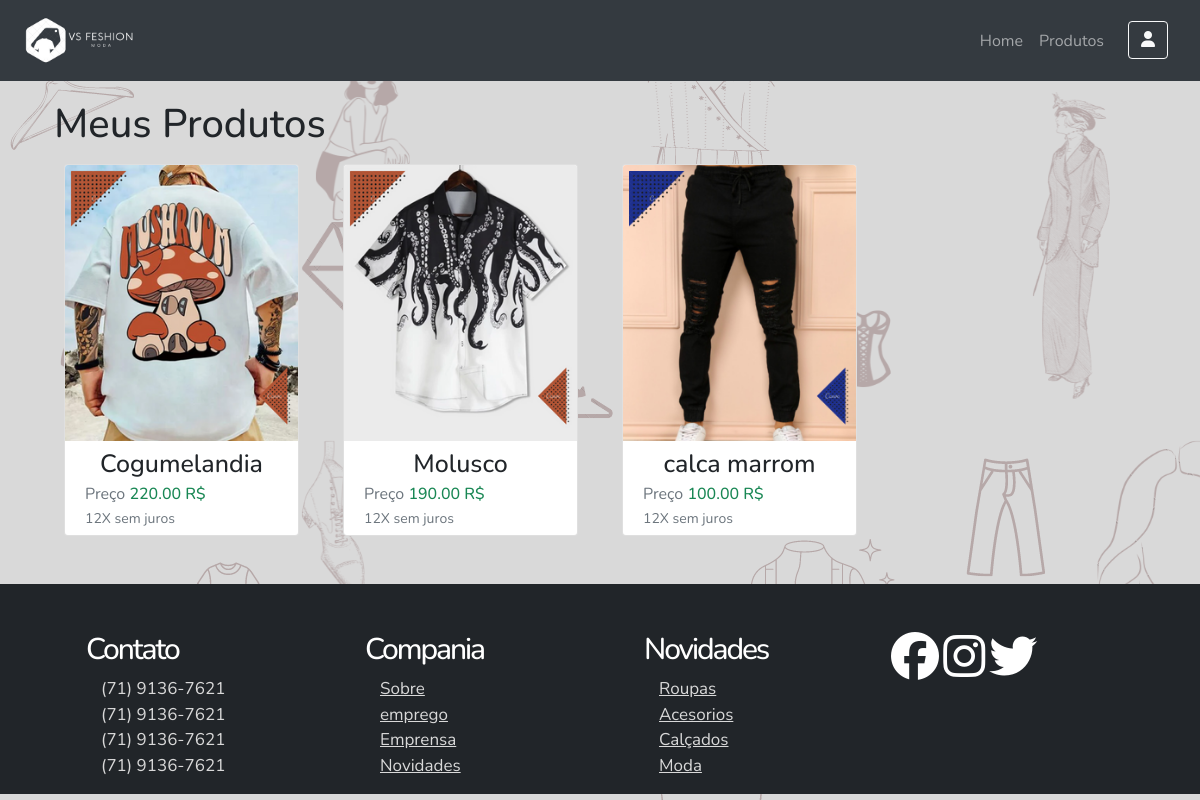
The page /meus_produtos.php (signed in) on the database its author committed.
### tables this page shows
CREATE TABLE `produto` (
  `id` int(11) NOT NULL,
  `titulo` varchar(100) NOT NULL,
  `descricao` text NOT NULL,
  `genero` varchar(30) NOT NULL,
  `tamanho` varchar(20) NOT NULL,
  `preco` decimal(10,2) NOT NULL,
  `quantidade` int(7) NOT NULL,
  `estilo_roupa` varchar(40) NOT NULL,
  `name_imagem` varchar(200) DEFAULT NULL,
  `type_imagem` varchar(30) DEFAULT NULL,
  `tmp_imagem` blob DEFAULT NULL,
  `usuario_id` int(11) DEFAULT NULL,
  `administrador_id` int(11) DEFAULT NULL
);

### meus_produtos.php (the view, shortened to what this page needs)
<?php
    include_once "php/conexao.php";
?>
<!DOCTYPE html>
<html lang="en">
<head>
    <link rel="stylesheet" href="css/bootstrap.min.css">
    <link href="https://cdn.jsdelivr.net/npm/bootstrap@5.0.2/dist/css/bootstrap.min.css" rel="stylesheet">
    <link rel="stylesheet" href="css/estilo-produtos.css">
</head>
    <body>
        <header>
            <nav class="navbar navbar-expand-md navbar-dark bg-personalit fixed-top">
                <div class="container-fluid">
                    <a href="index.php" class="navbar-brand"><img src="imagens/Vitinho.png" alt="" width="110"></a>
                    <div class="collapse navbar-collapse" id="nav-principal">
                        <div class="ms-auto"  >
                            <ul class="navbar-nav me-2 bordabotom">
                                <li class="nav-item">
                                    <a class="nav-link" href="index.php" aria-current="page">Home</a>
                                </li>
                                <li class="nav-item">
                                    <a class="nav-link me-3" href="produtos.php">Produtos</a>
                                </li>
                                <li class="nav-item dropdown">
                                    <a id="nav-botão" class=" btn btn-outline-light navbotao transicao_color dropdown-toggle" href="#" href="#" role="button" data-bs-toggle="dropdown" aria-expanded="false"><i class="fa-solid fa-user"></i></a>
                                </li>
                            </ul>
                        </div>
                </div>
            </nav>
        </header>
        <?php
        $id = $_SESSION['id'];
        $stmt = $pdo->prepare("SELECT * FROM produto WHERE usuario_id = :id");
        $stmt->bindParam(':id', $id);
        $stmt->execute();
        $resultados = $stmt->fetchAll(PDO::FETCH_ASSOC);
        ?>
        <section id="produtos" class="mb-mx">
            <div class="container">
                <h1 class="text-dark mb-3">Meus Produtos</h1>
                <?php if(!empty($resultados)){ ?>
                <div class="row row-cols-1 row-cols-sm-4 g-4">
                    <?php
                        foreach ($resultados as $row) {
                            $id = $row['id'];
                            $titulo = $row['titulo'];
                            $valor = $row['preco'];
                            $imagem = $row['name_imagem'];
                            $estilo = $row['estilo_roupa'];
                            $pasta = ucfirst($estilo);
                            echo '<div class="col">';
                                echo '<div class="card">';
                                    echo '<a href="tela_produto.php?id_produto='. $id .'" class="text-decoration-none">';
                                        ?><img class="card-img-top" src="imagens/<?php echo $pasta; ?>/<?php echo $imagem; ?>" alt="Card image cap"><?php
                                        echo '<div class="card-body">';
                                            echo '<h4 class="card-title text-center text-dark estilo-card-h4">' . $titulo . '</h4>';
                                            echo '<p class="card-text text-muted estilo-card-p">Preço <span class="text-success h6 estilo-card-p">' . $valor . ' R$</span> <br> <small class="">12X sem juros</small></p>';
                                        echo '</div>';
                                    echo '</a>';
                                echo '</div>';
                            echo '</div>';
                        }?>
                </div>
                <?php }else{ ?>
                    <div class="alert alert-info" style="margin-bottom: 233px;" role="alert">
                        Nenhum produto foi adcionado, clique <a href="adcionar_produto.php" class="alert-link">AQUI</a> para adcionar seu primeiro produto na VSFeshion.
                    </div>
                <?php } ?>
            </div>
        </section>
        <footer class=" bg-dark pt-5 mt-5">
            <div class="container">
                <div class="row">
                    <div id="contato" class="col-xl-3 col-lg-3 col-md-3 col-sm-6 col-xs-4 posicao">
                        <ul>
                            <h4 class="tamanho-h4-lg tamanho-h4-xl ">Contato</h4>
                            <li><p class="tamanho-font-lg tamanho-font-xl">(71) 9136-7621</p></li>
                            <li><p class="tamanho-font-lg tamanho-font-xl">(71) 9136-7621</p></li>
                            <li><p class="tamanho-font-lg tamanho-font-xl">(71) 9136-7621</p></li>
                            <li><p class="tamanho-font-lg tamanho-font-xl">(71) 9136-7621</p></li>
                        </ul>
                    </div>
                    <div class="col-xl-3 col-lg-3 d-none col-md-3 d-md-block">
                        <ul class="">
                            <h4 class="tamanho-h4-lg tamanho-h4-xl">Compania</h4>
                            <li><a class="tamanho-font-lg tamanho-font-xl" href="">Sobre</a></li>
                            <li><a class="tamanho-font-lg tamanho-font-xl" href="">emprego</a></li>
                            <li><a class="tamanho-font-lg tamanho-font-xl" href="">Emprensa</a></li>
                            <li><a class="tamanho-font-lg tamanho-font-xl" href="">Novidades</a></li>
                        </ul>
                    </div>
                    <div class="col-xl-3 col-lg-3 d-none col-md-3 d-md-block">
                        <ul>
                            <h4 class="tamanho-h4-lg tamanho-h4-xl">Novidades</h4>
                            <li><a class="tamanho-font-lg tamanho-font-xl" href="">Roupas</a></li>
                            <li><a class="tamanho-font-lg tamanho-font-xl" href="">Acesorios</a></li>
                            <li><a class="tamanho-font-lg tamanho-font-xl" href="">Calçados</a></li>
                            <li><a class="tamanho-font-lg tamanho-font-xl" href="">Moda</a></li>
                        </ul>
                    </div>
                    <div class="col-xl-3 col-lg-3 col-md-3 col-sm-6 col-xs-8">
                        <div class="float-sm-right posicao mt-xs">
                            <a href=""><i class="fa-brands fa-facebook icon-xl icon-lg text-white"></i></a>
                            <a href=""><i class="fa-brands fa-instagram icon-xl icon-lg ml-4 text-white"></i></a>
                            <a href=""><i class="fa-brands fa-twitter icon-xl icon-lg ml-4 text-white"></i></a>
                        </div>
                    </div>
                </div>
            </div>
        </footer>
    </body>
</html>

### css/estilo-produtos.css (style rules this page uses)
* { margin: 0; padding: 0; font-family: 'Nunito', sans-serif; }
html,body { height: 100%; overflow-x: hidden; }
body { background: #D9D9D9 url(../imagens/Imagem\ de\ fundo.png); background-attachment:fixed ; }
@media (min-width: 575px) { .icon-lg { font-size: 3em; } }
@media (min-width: 575px) { .estilo-card-h4 { font-size: 10px; } }
@media (min-width: 575px) { .estilo-card-p { font-size: 6px; } }
@media (min-width: 768px) { .tamanho-font-lg { font-size: 14px; } }
@media (min-width: 768px) { .tamanho-h4-lg { font-size: 20px; } }
@media (min-width: 768px) { .icon-lg { font-size: 2em; } }
@media (min-width: 768px) { .estilo-card-h4 { font-size: 16px; } }
@media (min-width: 768px) { .estilo-card-p { font-size: 11px; } }
@media (min-width: 992px) { .tamanho-font-xl { font-size: 16px; } }
@media (min-width: 992px) { .tamanho-h4-xl { font-size: 25px; } }
@media (min-width: 992px) { .icon-xl { font-size: 2.5em; } }
@media (min-width: 992px) { .estilo-card-h4 { font-size: 22px; } }
@media (min-width: 992px) { .estilo-card-p { font-size: 16px; } }
@media (min-width: 1200px) { .tamanho-font-xl { font-size: 17px; } }
@media (min-width: 1200px) { .tamanho-h4-xl { font-size: 30px; } }
@media (min-width: 1200px) { .icon-xl { font-size: 3em; } }
@media (min-width: 1200px) { .estilo-card-h4 { font-size: 25px; } }
@media (min-width: 1200px) { .estilo-card-p { font-size: 16px; } }
footer li { list-style: none; }
footer p { color: #D9D9D9; margin: 0; margin-left: 15px; }
footer h4 { color: white; letter-spacing: -0.07em; margin-bottom: 8px; }
footer li a { color: #D9D9D9; padding: 4px 0; margin-left: 15px; }
.dropdown-toggle::after { content: none; }
.bg-personalit { background: #343a40; }
.mb-mx { margin-top: 100px; }
.card { position: relative; display: -ms-flexbox; display: flex; margin: 0 10px; -ms-flex-direction: column; flex-direction: column; min-width: 0; word-wrap: break-word; background-color: #fff; background-clip: border-box; border: 1px solid rgba(0,0,0,.125); border-radius: 0.25rem; }
.card-body { -ms-flex: 1 1 auto; flex: 1 1 auto; padding: 5px 20px; }
.card-title { margin: 3px 0; }
.transicao_color { transition: background-color .4s; }

### rows shown on the page
produto: name_imagem (picture), titulo "Cogumelandia", preco "220.00"
produto: name_imagem (picture), titulo "Molusco", preco "190.00"
produto: name_imagem (picture), titulo "calca marrom", preco "100.00"
